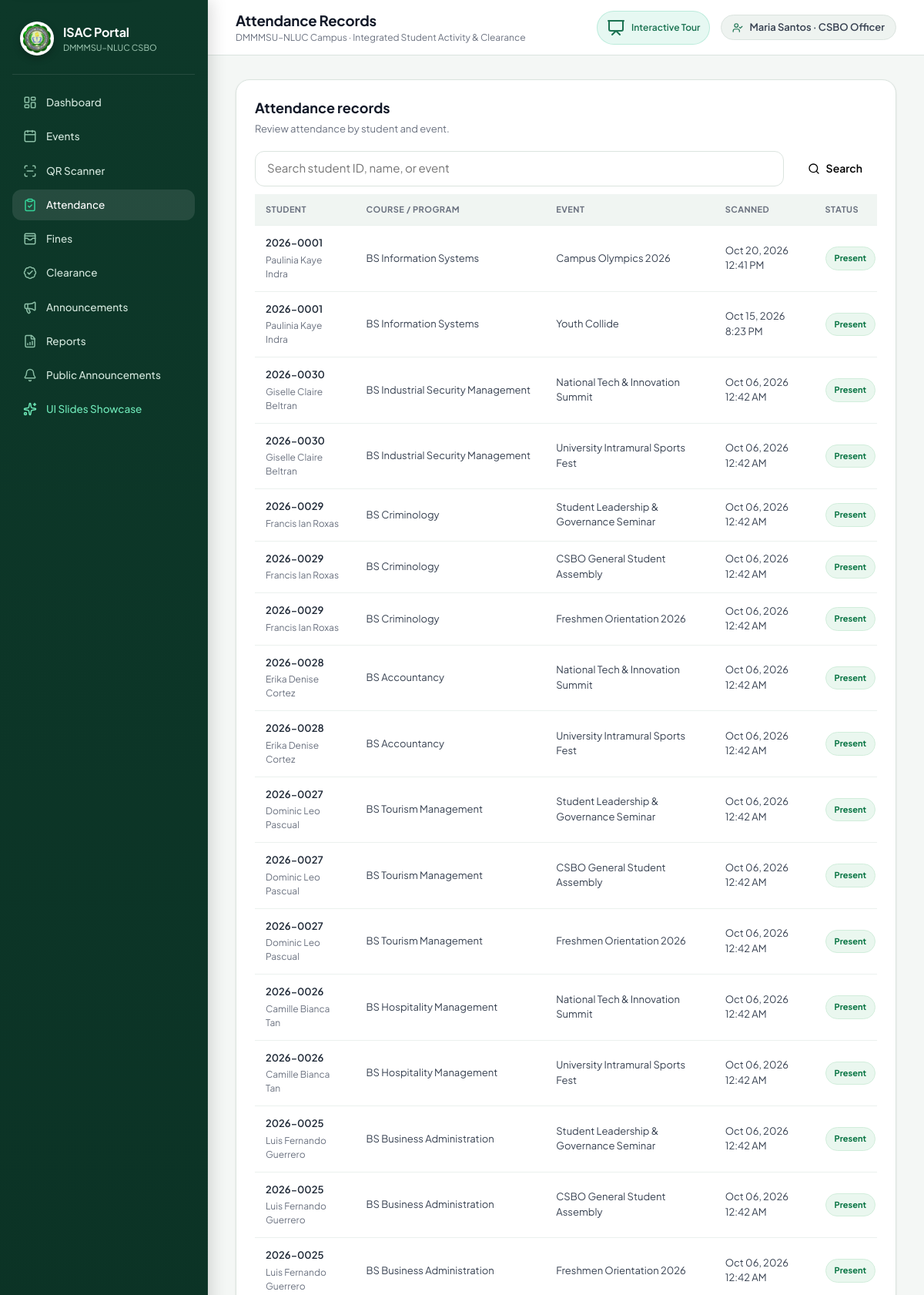
The app's page /officer/attendance/ (signed in, upper part) with its own data.
### portal/models.py (models this page shows, shortened)
class Profile(models.Model):
    ROLE_CHOICES = [("student","Student"),("officer","CSBO Officer"),("admin","Administrator")]
    user = models.OneToOneField(User, on_delete=models.CASCADE, related_name="profile")
    role = models.CharField(max_length=20, choices=ROLE_CHOICES, default="student")
    requested_role = models.CharField(max_length=20, choices=ROLE_CHOICES, blank=True, default="")
    student_no = models.CharField(max_length=30, unique=True, null=True, blank=True)
    first_name = models.CharField(max_length=80, blank=True)
    middle_name = models.CharField(max_length=80, blank=True)
    last_name = models.CharField(max_length=80, blank=True)
    college = models.ForeignKey(College, on_delete=models.SET_NULL, null=True, blank=True)
    program = models.ForeignKey(Program, on_delete=models.SET_NULL, null=True, blank=True)
    year_level = models.PositiveSmallIntegerField(default=1)
    photo = models.ImageField(upload_to="students/", blank=True, null=True)
    qr_token = models.UUIDField(default=uuid.uuid4, unique=True, editable=False)
    position = models.CharField(max_length=100, blank=True)
    def full_name(self):
        parts = [self.first_name, self.middle_name, self.last_name]
        name = " ".join([p for p in parts if p]).strip()
        return name or self.user.get_full_name() or self.user.username

class AttendanceRecord(models.Model):
    STATUS = [("present","Present"),("absent","Absent"),("excused","Excused"),("corrected","Corrected")]
    event = models.ForeignKey(Event, on_delete=models.CASCADE, related_name="attendance")
    student = models.ForeignKey(Profile, on_delete=models.CASCADE, related_name="attendance")
    scanned_by = models.ForeignKey(User, on_delete=models.PROTECT, related_name="scans")
    scanned_at = models.DateTimeField(auto_now_add=True)
    status = models.CharField(max_length=20, choices=STATUS, default="present")
    class Meta:
        constraints = [models.UniqueConstraint(fields=["event","student"], name="unique_event_student")]
        indexes = [models.Index(fields=["event","scanned_at"]), models.Index(fields=["student","scanned_at"])]

class Program(models.Model):
    college = models.ForeignKey(College, on_delete=models.CASCADE, related_name="programs")
    name = models.CharField(max_length=150)

class Event(models.Model):
    STATUS = [("upcoming","Upcoming"),("ongoing","Ongoing"),("completed","Completed"),("cancelled","Cancelled")]
    title = models.CharField(max_length=180)
    description = models.TextField(blank=True)
    venue = models.CharField(max_length=180)
    event_date = models.DateField()
    start_time = models.TimeField()
    end_time = models.TimeField()
    points = models.PositiveIntegerField(default=1)
    status = models.CharField(max_length=20, choices=STATUS, default="upcoming")
    created_by = models.ForeignKey(User, on_delete=models.PROTECT, related_name="created_events")
    created_at = models.DateTimeField(auto_now_add=True)

### portal/views.py (the view)
        def wrapped(request, *args, **kwargs):
            if not request.user.is_authenticated: return redirect("login")
            profile = getattr(request.user, "profile", None)
            if profile is None:
                if request.user.is_staff or request.user.is_superuser:
                    return redirect("admin:index")
                messages.error(request, "Your account does not have a portal profile. Please contact an administrator.")
                return redirect("login")
            role = profile.role
            if role not in roles:
                messages.error(request, "You do not have permission to access this page.")
                return redirect("dashboard")
            return view(request, *args, **kwargs)

### portal/views.py (called while the page is built)
def role_required(*roles):
    def deco(view):
        def wrapped(request, *args, **kwargs):
            if not request.user.is_authenticated: return redirect("login")
            profile = getattr(request.user, "profile", None)
            if profile is None:
                if request.user.is_staff or request.user.is_superuser:
                    return redirect("admin:index")
                messages.error(request, "Your account does not have a portal profile. Please contact an administrator.")
                return redirect("login")
            role = profile.role
            if role not in roles:
                messages.error(request, "You do not have permission to access this page.")
                return redirect("dashboard")
            return view(request, *args, **kwargs)
        return wrapped
    return deco

def current_profile(request):
    return getattr(request.user, "profile", None)

@role_required("officer","admin")
def attendance_records(request):
    qs=AttendanceRecord.objects.select_related("student","student__program","event").order_by("-scanned_at")
    q=request.GET.get("q","").strip()
    if q: qs=qs.filter(Q(student__student_no__icontains=q)|Q(student__first_name__icontains=q)|Q(student__last_name__icontains=q)|Q(event__title__icontains=q))
    profile = current_profile(request)
    return render(request,"portal/attendance.html",{"records":qs[:300],"q":q,"can_manage_attendance":bool(profile and profile.role == "admin")})

### templates/portal/attendance.html (shortened to what this page needs)
{% extends "base.html" %}
{% block page_title %}Attendance Records{% endblock %}
{% block content %}
<section class="card attendance-card">
  <div class="attendance-heading">
    <div>
      <h2>Attendance records</h2>
      <p>Review attendance by student and event.</p>
    </div>
  </div>
  <form class="attendance-search" method="get">
    <input id="attendance-search" name="q" value="{{ q }}" placeholder="Search student ID, name, or event">
    <button class="btn" type="submit"><i data-lucide="search" aria-hidden="true"></i>Search</button>
  </form>
  <div class="table-wrap attendance-table-wrap">
    <table class="attendance-table">
      <thead><tr><th>Student</th><th>Course / Program</th><th>Event</th><th>Scanned</th><th>Status</th>{% if can_manage_attendance %}<th>Actions</th>{% endif %}</tr></thead>
      <tbody>
        {% for r in records %}
          <tr>
            <td><strong>{{ r.student.student_no }}</strong><small>{{ r.student.full_name }}</small></td>
            <td>{{ r.student.program.name|default:"—" }}</td>
            <td>{{ r.event.title }}</td>
            <td>{{ r.scanned_at|date:"M d, Y g:i A" }}</td>
            <td><span class="attendance-status {{ r.status }}">{{ r.get_status_display }}</span></td>
          </tr>
        {% empty %}
          <tr><td colspan="{% if can_manage_attendance %}6{% else %}5{% endif %}" class="attendance-empty">No attendance records found.</td></tr>
        {% endfor %}
      </tbody>
    </table>
  </div>
</section>
{% endblock %}

### templates/base.html (shortened to what this page needs)
{% load static %}
<!doctype html>
<html lang="en" data-theme="light">
<head>
  <link rel="stylesheet" href="{% static 'css/app.css' %}?v=20261015-1">
</head>
<body>
  <div class="app-shell">
    <aside class="sidebar" id="sidebar" aria-label="Main navigation">
      <div class="brand">
        <img src="{% static 'img/csbo-logo.png' %}" alt="CSBO logo">
        <div>
          <b>ISAC Portal</b>
          <small>DMMMSU–NLUC CSBO</small>
        </div>
      </div>
      <nav>
        <a href="{% url 'dashboard' %}" class="{% if request.resolver_match.url_name == 'dashboard' or request.resolver_match.url_name == 'student_dashboard' or request.resolver_match.url_name == 'officer_dashboard' %}active{% endif %}">
          <i data-lucide="layout-dashboard"></i>Dashboard
        </a>
        {% if user.profile.role == 'student' %}
          <a href="{% url 'digital_id' %}" class="{% if request.resolver_match.url_name == 'digital_id' %}active{% endif %}">
            <i data-lucide="id-card"></i>Digital ID
          </a>
          <a href="{% url 'event_calendar' %}" class="{% if request.resolver_match.url_name == 'event_calendar' %}active{% endif %}">
            <i data-lucide="calendar-days"></i>Event Calendar
          </a>
          <a href="{% url 'my_activities' %}" class="{% if request.resolver_match.url_name == 'my_activities' %}active{% endif %}">
            <i data-lucide="activity"></i>My Activities
          </a>
          <a href="{% url 'clearance' %}" class="{% if request.resolver_match.url_name == 'clearance' %}active{% endif %}">
            <i data-lucide="badge-check"></i>Clearance
          </a>
          <a href="{% url 'student_fines' %}" class="{% if request.resolver_match.url_name == 'student_fines' or request.resolver_match.url_name == 'fine_receipt' %}active{% endif %}">
            <i data-lucide="wallet-cards"></i>Fines &amp; Fees
          </a>
        {% else %}
          <a href="{% url 'events_manage' %}" class="{% if 'event' in request.resolver_match.url_name %}active{% endif %}">
            <i data-lucide="calendar"></i>Events
          </a>
          <a href="{% url 'scanner' %}" class="{% if request.resolver_match.url_name == 'scanner' %}active{% endif %}">
            <i data-lucide="scan-line"></i>QR Scanner
          </a>
          <a href="{% url 'attendance_records' %}" class="{% if request.resolver_match.url_name == 'attendance_records' %}active{% endif %}">
            <i data-lucide="clipboard-check"></i>Attendance
          </a>
          <a href="{% url 'fines' %}" class="{% if 'fine' in request.resolver_match.url_name %}active{% endif %}">
            <i data-lucide="wallet-cards"></i>Fines
          </a>
          <a href="{% url 'clearance_manage' %}" class="{% if 'clearance' in request.resolver_match.url_name %}active{% endif %}">
            <i data-lucide="badge-check"></i>Clearance
          </a>
          <a href="{% url 'announcement_manage' %}" class="{% if 'announcement_manage' in request.resolver_match.url_name %}active{% endif %}">
            <i data-lucide="megaphone"></i>Announcements
          </a>
          <a href="{% url 'reports' %}" class="{% if 'report' in request.resolver_match.url_name %}active{% endif %}">
            <i data-lucide="file-bar-chart"></i>Reports
          </a>
        {% endif %}
        <a href="{% url 'announcements' %}" class="{% if request.resolver_match.url_name == 'announcements' %}active{% endif %}">
          <i data-lucide="bell"></i>Public Announcements
        </a>
        <a href="{% url 'showcase' %}" class="{% if request.resolver_match.url_name == 'showcase' %}active{% endif %}" style="color: #6ee7b7;">
          <i data-lucide="sparkles" style="color: #6ee7b7;"></i>UI Slides Showcase
        </a>
      </nav>
    </aside>
    <main class="main" id="main-content" tabindex="-1">
      <header class="topbar{% if request.resolver_match.url_name == 'showcase' %} showcase-topbar{% endif %}">
        <div class="topbar-left">
          <div>
            <h1>{% block page_title %}Dashboard{% endblock %}</h1>
            <span class="crumb">DMMMSU–NLUC Campus · Integrated Student Activity & Clearance</span>
          </div>
        </div>
        <div class="top-actions">
          <a href="{% url 'showcase' %}" class="btn" style="background: rgba(16, 185, 129, 0.1); color: var(--emerald-600); border: 1px solid rgba(16, 185, 129, 0.2); padding: 6px 12px; font-size: 12px; border-radius: 999px;">
            <i data-lucide="presentation"></i> Interactive Tour
          </a>
          <span class="user-chip">
            <i data-lucide="user-check" style="width:14px; height:14px; color:var(--emerald-600);"></i>
            {{ user.get_full_name|default:user.username }} · {{ user.profile.get_role_display|default:"Student" }}
          </span>
        </div>
      </header>
      <div class="content">
        {% block content %}{% endblock %}
      </div>
    </main>
  </div>
</body>
</html>

### records on screen
AttendanceRecord: student.student_no "2026-0001", student.full_name "Paulinia Kaye Indra", student.program.name "BS Information Systems", event "Campus Olympics 2026", scanned_at "Oct 20, 2026 12:41 PM", status "Present"
AttendanceRecord: student.student_no "2026-0001", student.full_name "Paulinia Kaye Indra", student.program.name "BS Information Systems", event "Youth Collide", scanned_at "Oct 15, 2026 8:23 PM", status "Present"
AttendanceRecord: student.student_no "2026-0030", student.full_name "Giselle Claire Beltran", student.program.name "BS Industrial Security Management", event "National Tech & Innovation Summit", scanned_at "Oct 06, 2026 12:42 AM", status "Present"
AttendanceRecord: student.student_no "2026-0030", student.full_name "Giselle Claire Beltran", student.program.name "BS Industrial Security Management", event "University Intramural Sports Fest", scanned_at "Oct 06, 2026 12:42 AM", status "Present"
AttendanceRecord: student.student_no "2026-0029", student.full_name "Francis Ian Roxas", student.program.name "BS Criminology", event "Student Leadership & Governance Seminar", scanned_at "Oct 06, 2026 12:42 AM", status "Present"
AttendanceRecord: student.student_no "2026-0029", student.full_name "Francis Ian Roxas", student.program.name "BS Criminology", event "CSBO General Student Assembly", scanned_at "Oct 06, 2026 12:42 AM", status "Present"
AttendanceRecord: student.student_no "2026-0029", student.full_name "Francis Ian Roxas", student.program.name "BS Criminology", event "Freshmen Orientation 2026", scanned_at "Oct 06, 2026 12:42 AM", status "Present"
AttendanceRecord: student.student_no "2026-0028", student.full_name "Erika Denise Cortez", student.program.name "BS Accountancy", event "National Tech & Innovation Summit", scanned_at "Oct 06, 2026 12:42 AM", status "Present"
AttendanceRecord: student.student_no "2026-0028", student.full_name "Erika Denise Cortez", student.program.name "BS Accountancy", event "University Intramural Sports Fest", scanned_at "Oct 06, 2026 12:42 AM", status "Present"
AttendanceRecord: student.student_no "2026-0027", student.full_name "Dominic Leo Pascual", student.program.name "BS Tourism Management", event "Student Leadership & Governance Seminar", scanned_at "Oct 06, 2026 12:42 AM", status "Present"
AttendanceRecord: student.student_no "2026-0027", student.full_name "Dominic Leo Pascual", student.program.name "BS Tourism Management", event "CSBO General Student Assembly", scanned_at "Oct 06, 2026 12:42 AM", status "Present"
AttendanceRecord: student.student_no "2026-0027", student.full_name "Dominic Leo Pascual", student.program.name "BS Tourism Management", event "Freshmen Orientation 2026", scanned_at "Oct 06, 2026 12:42 AM", status "Present"
AttendanceRecord: student.student_no "2026-0026", student.full_name "Camille Bianca Tan", student.program.name "BS Hospitality Management", event "National Tech & Innovation Summit", scanned_at "Oct 06, 2026 12:42 AM", status "Present"
AttendanceRecord: student.student_no "2026-0026", student.full_name "Camille Bianca Tan", student.program.name "BS Hospitality Management", event "University Intramural Sports Fest", scanned_at "Oct 06, 2026 12:42 AM", status "Present"
AttendanceRecord: student.student_no "2026-0025", student.full_name "Luis Fernando Guerrero", student.program.name "BS Business Administration", event "Student Leadership & Governance Seminar", scanned_at "Oct 06, 2026 12:42 AM", status "Present"
AttendanceRecord: student.student_no "2026-0025", student.full_name "Luis Fernando Guerrero", student.program.name "BS Business Administration", event "CSBO General Student Assembly", scanned_at "Oct 06, 2026 12:42 AM", status "Present"
AttendanceRecord: student.student_no "2026-0025", student.full_name "Luis Fernando Guerrero", student.program.name "BS Business Administration", event "Freshmen Orientation 2026", scanned_at "Oct 06, 2026 12:42 AM", status "Present"

### other values on screen
{{ user.get_full_name|default:user.username }} "Maria Santos"
{{ user.profile.get_role_display|default:"Student" }} "CSBO Officer"
